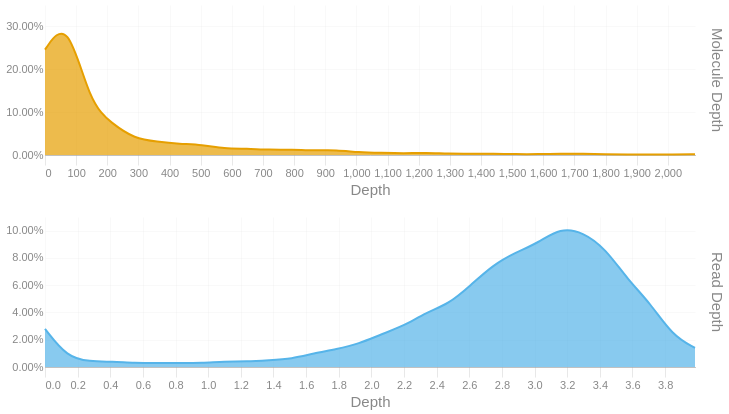

This figure's notebook cell:
### Code cell
readdep = depth_hist(tb['Read Depth'], q99, 3)
readdep = readdep.with_columns(pl.lit('Read Depth').alias('Metric'))
if not SKIPLR:
    moldep = depth_hist(tb['Molecule Depth'], mol_q99, 1)
    moldep = moldep.with_columns(pl.lit('Molecule Depth').alias('Metric'))
    _hist = pl.concat([readdep, moldep])
    _hist = _hist.filter(pl.col('Proportion') != 0)
    with SafeRender(_hist):
        (
            alt.Chart(_hist)        
            .mark_area(interpolate = "basis")
            .encode(
                x=alt.X('Bin:Q').scale(domainMin=0).axis(alt.Axis(title='Depth')),
                y = alt.Y('Proportion:Q', title = None).axis(format = '.2%'),
                color = alt.Color('Metric:N').legend(None),
                row = alt.Row("Metric:N").header(title = None, labelOrient = 'right'),
                tooltip = [
                    alt.Tooltip("Metric:N", title = "Metric"),
                    alt.Tooltip('Interval:N', title = "Depth Interval"),
                    alt.Tooltip('Proportion:Q', title = "% Alignments").format('.2%')
                ]
            )
            .resolve_scale(x='independent', y='independent')
            .properties(
                height = 150, width = 650,
                usermeta={'embedOptions': {'downloadFileName': f'{samplename}.depth.hist'}}
            )
        ).display()
else:
    readdep = readdep.filter(pl.col('Proportion') != 0)
    with SafeRender(readdep):
        (
            alt.Chart(readdep)        
            .mark_area(interpolate = "basis")
            .encode(
                x=alt.X('Bin:Q').scale(domainMin=0).axis(alt.Axis(title='Depth')),
                y = alt.Y('Proportion:Q', title = None).axis(format = '.2%'),
                tooltip = [
                    alt.Tooltip('Interval:N', title = "Depth Interval"),
                    alt.Tooltip('Proportion:Q', title = "% Alignments").format('.2%')
                ]
            )
            .properties(
                usermeta={'embedOptions': {'downloadFileName': f'{samplename}.depth.hist'}}
            )
        ).display()

### Figure 1 — Vega-Lite specification as saved in the notebook (floating-point values rounded to 4 significant figures)
{"width": 650, "height": 150, "config": {"title": {"anchor": "start", "dy": -15, "fontSize": 18, "color": "#888888", "subtitleColor": "#888888", "subtitleFontSize": 14}, "arc": {"fill": "#0072B2"}, "axis": {"domainColor": "#888888", "domainWidth": 0.5, "gridWidth": 0.2, "grid": false, "titleFontWeight": 400, "titleFontSize": 15, "labelFontSize": 11, "labelColor": "#888888", "tickColor": "#888888", "tickWidth": 0.2, "titleColor": "#888888"}, "axisBand": {"grid": false}, "axisX": {"grid": true, "tickSize": 10, "domainCap": "round"}, "axisY": {"domain": false, "grid": true, "tickSize": 0, "domainCap": "round"}, "background": "transparent", "header": {"labelFontSize": 15, "labelColor": "#888888", "titleFontSize": 15, "titleFontWeight": 600, "titleColor": "#888888"}, "legend": {"labelFont": "sans-serif", "labelFontSize": 12, "labelColor": "#888888", "symbolSize": 100, "symbolType": "circle", "titleFontSize": 12, "titlePadding": 10, "titleColor": "#888888", "title": null}, "range": {"category": ["#E69F00", "#56B4E9", "#009E73", "#F0E442", "#0072B2", "#D55E00", "#CC79A7", "#000000"], "diverging": ["#cfe8f3", "#a2d4ec", "#73bfe2", "#46abdb", "#1696d2", "#12719e"]}, "area": {"fill": "#0072B2", "fillOpacity": 0.7, "line": true, "strokeOpacity": 0.7}, "line": {"color": "#0072B2", "stroke": "#0072B2", "strokeWidth": 2}, "trail": {"color": "#0072B2", "stroke": "#0072B2", "strokeWidth": 0, "size": 1}, "point": {"filled": true, "fillOpacity": 1.0, "size": 95}, "text": {"color": "#888888", "fontSize": 11, "align": "right", "fontWeight": 400, "size": 11}, "bar": {"fill": "#0072B2", "stroke": null}, "view": {"stroke": null, "continuousWidth": 660, "continuousHeight": 400}}, "data": {"name": "data-db7dc1bc394c34d62157bdbad40dda6d"}, "mark": {"type": "area", "interpolate": "basis"}, "encoding": {"color": {"field": "Metric", "legend": null, "type": "nominal"}, "row": {"field": "Metric", "header": {"title": null, "labelOrient": "right"}, "type": "nominal"}, "tooltip": [{"field": "Metric", "title": "Metric", "type": "nominal"}, {"field": "Interval", "title": "Depth Interval", "type": "nominal"}, {"field": "Proportion", "format": ".2%", "title": "% Alignments", "type": "quantitative"}], "x": {"axis": {"title": "Depth"}, "field": "Bin", "scale": {"domainMin": 0}, "type": "quantitative"}, "y": {"axis": {"format": ".2%"}, "field": "Proportion", "title": null, "type": "quantitative"}}, "resolve": {"scale": {"x": "independent", "y": "independent"}}, "usermeta": {"embedOptions": {"downloadFileName": "S3_Annis_504.depth.hist"}}, "$schema": "https://vega.github.io/schema/vega-lite/v6.1.0.json", "datasets": {"data-db7dc1bc394c34d62157bdbad40dda6d": [{"Bin": 0.0, "Interval": "0.0-0.137", "Proportion": 0.028, "Metric": "Read Depth"}, {"Bin": 0.137, "Interval": "0.137-0.275", "Proportion": 0.007, "Metric": "Read Depth"}, {"Bin": 0.275, "Interval": "0.275-0.412", "Proportion": 0.004, "Metric": "Read Depth"}, {"Bin": 0.412, "Interval": "0.412-0.549", "Proportion": 0.004, "Metric": "Read Depth"}, {"Bin": 0.549, "Interval": "0.549-0.687", "Proportion": 0.003, "Metric": "Read Depth"}, {"Bin": 0.687, "Interval": "0.687-0.824", "Proportion": 0.003, "Metric": "Read Depth"}, {"Bin": 0.824, "Interval": "0.824-0.961", "Proportion": 0.003, "Metric": "Read Depth"}, {"Bin": 0.961, "Interval": "0.961-1.099", "Proportion": 0.003, "Metric": "Read Depth"}, {"Bin": 1.099, "Interval": "1.099-1.236", "Proportion": 0.004, "Metric": "Read Depth"}, {"Bin": 1.236, "Interval": "1.236-1.373", "Proportion": 0.004, "Metric": "Read Depth"}, {"Bin": 1.373, "Interval": "1.373-1.511", "Proportion": 0.005, "Metric": "Read Depth"}, {"Bin": 1.511, "Interval": "1.511-1.648", "Proportion": 0.006, "Metric": "Read Depth"}, {"Bin": 1.648, "Interval": "1.648-1.785", "Proportion": 0.01, "Metric": "Read Depth"}, {"Bin": 1.785, "Interval": "1.785-1.923", "Proportion": 0.013, "Metric": "Read Depth"}, {"Bin": 1.923, "Interval": "1.923-2.06", "Proportion": 0.017, "Metric": "Read Depth"}, {"Bin": 2.06, "Interval": "2.06-2.197", "Proportion": 0.024, "Metric": "Read Depth"}, {"Bin": 2.197, "Interval": "2.197-2.335", "Proportion": 0.03, "Metric": "Read Depth"}, {"Bin": 2.335, "Interval": "2.335-2.472", "Proportion": 0.04, "Metric": "Read Depth"}, {"Bin": 2.472, "Interval": "2.472-2.609", "Proportion": 0.046, "Metric": "Read Depth"}, {"Bin": 2.609, "Interval": "2.609-2.747", "Proportion": 0.06, "Metric": "Read Depth"}, {"Bin": 2.747, "Interval": "2.747-2.884", "Proportion": 0.075, "Metric": "Read Depth"}, {"Bin": 2.884, "Interval": "2.884-3.021", "Proportion": 0.084, "Metric": "Read Depth"}, {"Bin": 3.021, "Interval": "3.021-3.159", "Proportion": 0.091, "Metric": "Read Depth"}, {"Bin": 3.159, "Interval": "3.159-3.296", "Proportion": 0.102, "Metric": "Read Depth"}, {"Bin": 3.296, "Interval": "3.296-3.433", "Proportion": 0.099, "Metric": "Read Depth"}, {"Bin": 3.433, "Interval": "3.433-3.571", "Proportion": 0.087, "Metric": "Read Depth"}, {"Bin": 3.571, "Interval": "3.571-3.708", "Proportion": 0.064, "Metric": "Read Depth"}, {"Bin": 3.708, "Interval": "3.708-3.845", "Proportion": 0.047, "Metric": "Read Depth"}, {"Bin": 3.845, "Interval": "3.845-3.983", "Proportion": 0.023, "Metric": "Read Depth"}, {"Bin": 3.983, "Interval": "3.983-4.12", "Proportion": 0.014, "Metric": "Read Depth"}, {"Bin": 0.0, "Interval": "0.0-72.0", "Proportion": 0.246, "Metric": "Molecule Depth"}, {"Bin": 72.0, "Interval": "72.0-144.0", "Proportion": 0.321, "Metric": "Molecule Depth"}, {"Bin": 144.0, "Interval": "144.0-215.9", "Proportion": 0.12, "Metric": "Molecule Depth"}, {"Bin": 215.9, "Interval": "215.9-287.9", "Proportion": 0.073, "Metric": "Molecule Depth"}, {"Bin": 287.9, "Interval": "287.9-359.9", "Proportion": 0.038, "Metric": "Molecule Depth"}, {"Bin": 359.9, "Interval": "359.9-431.9", "Proportion": 0.031, "Metric": "Molecule Depth"}, {"Bin": 431.9, "Interval": "431.9-503.9", "Proportion": 0.026, "Metric": "Molecule Depth"}, {"Bin": 503.9, "Interval": "503.9-575.8", "Proportion": 0.024, "Metric": "Molecule Depth"}, {"Bin": 575.8, "Interval": "575.8-647.8", "Proportion": 0.015, "Metric": "Molecule Depth"}, {"Bin": 647.8, "Interval": "647.8-719.8", "Proportion": 0.015, "Metric": "Molecule Depth"}, {"Bin": 719.8, "Interval": "719.8-791.8", "Proportion": 0.012, "Metric": "Molecule Depth"}, {"Bin": 791.8, "Interval": "791.8-863.8", "Proportion": 0.013, "Metric": "Molecule Depth"}, {"Bin": 863.8, "Interval": "863.8-935.7", "Proportion": 0.01, "Metric": "Molecule Depth"}, {"Bin": 935.7, "Interval": "935.7-1007.7", "Proportion": 0.012, "Metric": "Molecule Depth"}, {"Bin": 1008.0, "Interval": "1007.7-1079.7", "Proportion": 0.006, "Metric": "Molecule Depth"}, {"Bin": 1080.0, "Interval": "1079.7-1151.7", "Proportion": 0.005, "Metric": "Molecule Depth"}, {"Bin": 1152.0, "Interval": "1151.7-1223.7", "Proportion": 0.004, "Metric": "Molecule Depth"}, {"Bin": 1224.0, "Interval": "1223.7-1295.6", "Proportion": 0.005, "Metric": "Molecule Depth"}, {"Bin": 1296.0, "Interval": "1295.6-1367.6", "Proportion": 0.003, "Metric": "Molecule Depth"}, {"Bin": 1368.0, "Interval": "1367.6-1439.6", "Proportion": 0.003, "Metric": "Molecule Depth"}, {"Bin": 1440.0, "Interval": "1439.6-1511.6", "Proportion": 0.003, "Metric": "Molecule Depth"}, {"Bin": 1512.0, "Interval": "1511.6-1583.6", "Proportion": 0.002, "Metric": "Molecule Depth"}, {"Bin": 1584.0, "Interval": "1583.6-1655.5", "Proportion": 0.002, "Metric": "Molecule Depth"}, {"Bin": 1656.0, "Interval": "1655.5-1727.5", "Proportion": 0.003, "Metric": "Molecule Depth"}, {"Bin": 1728.0, "Interval": "1727.5-1799.5", "Proportion": 0.003, "Metric": "Molecule Depth"}, {"Bin": 1800.0, "Interval": "1799.5-1871.5", "Proportion": 0.002, "Metric": "Molecule Depth"}, {"Bin": 1872.0, "Interval": "1871.5-1943.5", "Proportion": 0.001, "Metric": "Molecule Depth"}, {"Bin": 1944.0, "Interval": "1943.5-2015.4", "Proportion": 0.001, "Metric": "Molecule Depth"}, {"Bin": 2015.0, "Interval": "2015.4-2087.4", "Proportion": 0.001, "Metric": "Molecule Depth"}, {"Bin": 2087.0, "Interval": "2087.4-2159.39", "Proportion": 0.002, "Metric": "Molecule Depth"}]}}
